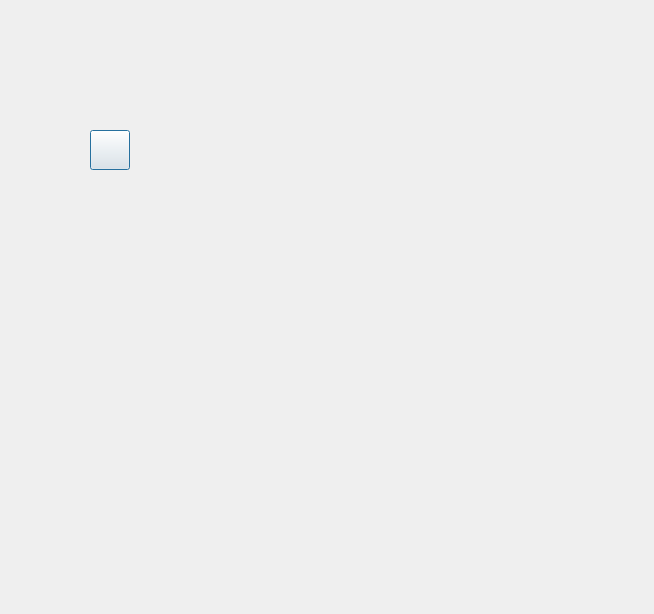
<?xml version="1.0" encoding="UTF-8"?>
<ui version="4.0">
 <class>Dialog</class>
 <widget class="QDialog" name="Dialog">
  <property name="geometry">
   <rect>
    <x>0</x>
    <y>0</y>
    <width>654</width>
    <height>614</height>
   </rect>
  </property>
  <property name="windowTitle">
   <string>Dialog</string>
  </property>
  <widget class="QPushButton" name="pb">
   <property name="geometry">
    <rect>
     <x>90</x>
     <y>130</y>
     <width>40</width>
     <height>40</height>
    </rect>
   </property>
   <property name="text">
    <string/>
   </property>
   <property name="icon">
    <iconset>
     <normaloff>0.png</normaloff>0.png</iconset>
   </property>
   <property name="iconSize">
    <size>
     <width>40</width>
     <height>40</height>
    </size>
   </property>
  </widget>
 </widget>
 <resources/>
 <connections/>
</ui>
